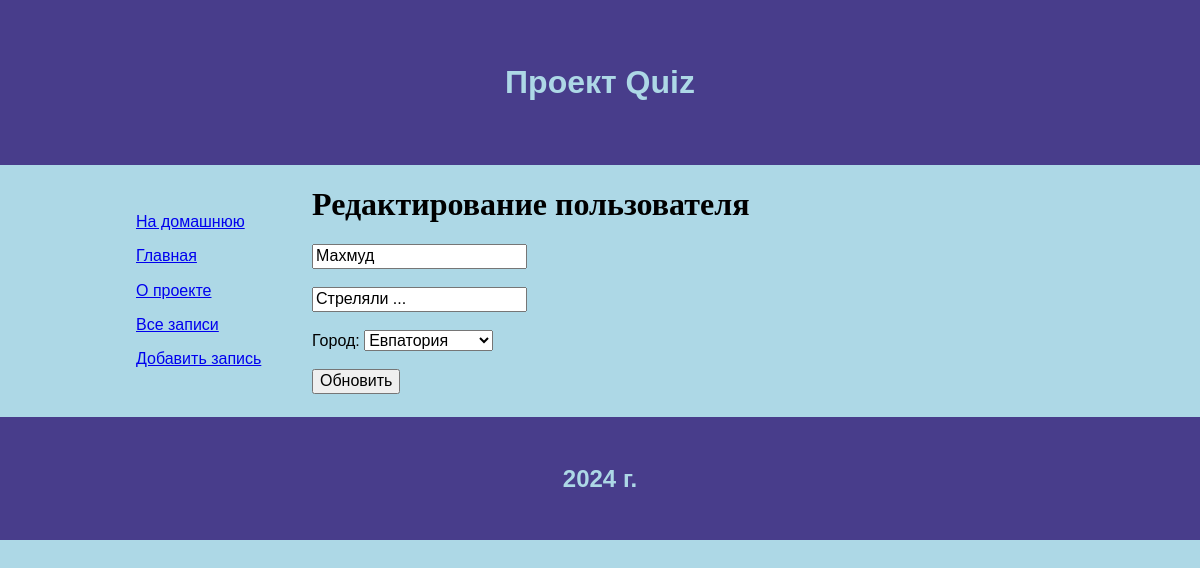
The page /user/6/update on the database as committed earlier.
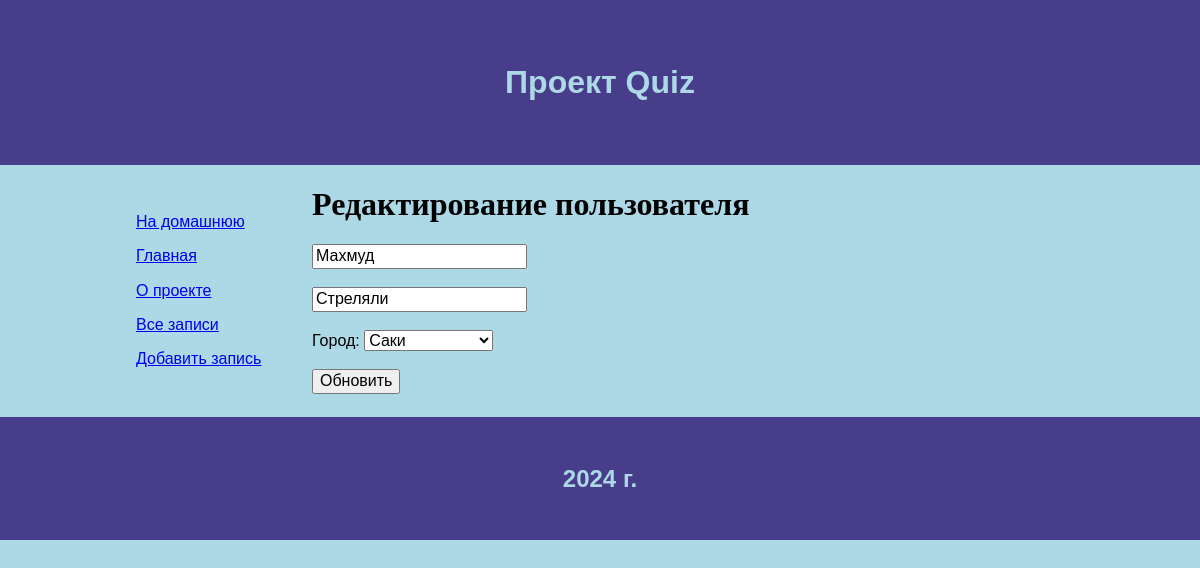
The same page on the database as committed later.
### model/user.py (models this page shows)
class User(db.Model):
    id = db.Column(db.Integer, primary_key=True)
    name = db.Column(db.String(255), nullable=False)
    description = db.Column(db.Text, nullable=True)
    date = db.Column(db.Date, default=datetime.utcnow)
    city_id = db.Column(db.Integer, db.ForeignKey(City.id), nullable=True)

### control.py (the view)
@app.route("/user/<int:id>/update", methods=['GET', 'POST'])
def userUpdate(id):
    user = User.query.get(id)
    if request.method == 'POST':
        user.name = request.form['name']
        user.description = request.form['description']
        user.city_id = request.form['city']
        try:
            db.session.commit()
            return redirect('/user/'+ str(user.id))
        except:
            return 'Возникла ошибка при обновлении записи БД'
    else:
        data = {
            'title': 'Редактирование пользователя',
            'user': user,
            'city': City.query.all()
        }
        return render_template('update.html', data=data)

### templates/update.html (shortened to what this page needs)
{% extends 'base/main.html' %}
{% block content %}
    <h1>{{ data.title }}</h1>
    <form method="post">
        <input type="text" name="name" value="{{data.user.name}}" placeholder="Имя"><br><br>
        <input type="text" name="description" value="{{data.user.description}}" placeholder="Описание"><br><br>
        Город: <select name="city">
            {% for i in data.city %}
                {% if i.id == data.user.city_id %}
                    <option selected value="{{ i.id }}">{{ i.name }}</option>
                {% else %}
                    <option value="{{ i.id }}">{{ i.name }}</option>
                {% endif %}
            {% endfor %}
        </select><br><br>
        <button type="submit">Обновить</button>
    </form>
{% endblock %}

Rows that differ between the two databases and show on the page:
changed User "Махмуд": description "Стреляли ..." → "Стреляли"
Other text that changed with them:
form field city: "Евпатория" → "Саки"
